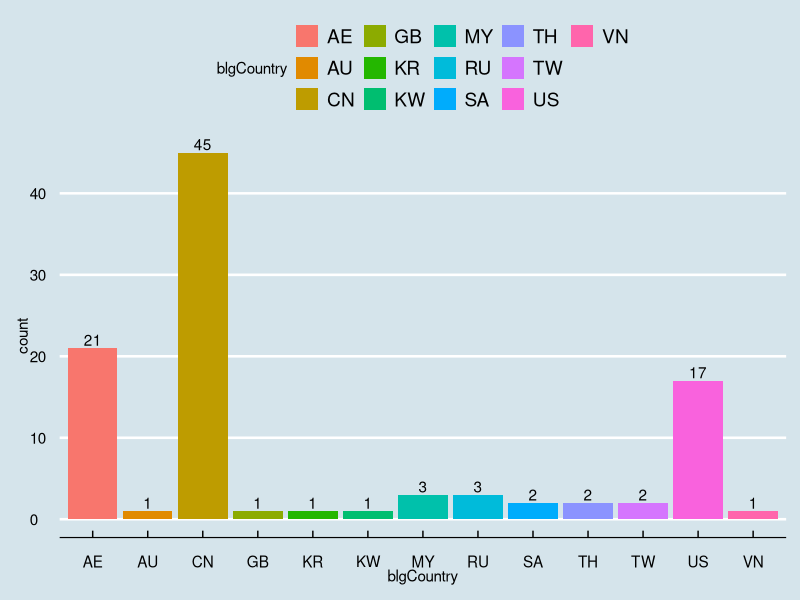

Here is the R script that generated this plot:
## ---- chunk 1
knitr::opts_chunk$set(echo = FALSE)
library(dplyr)
library(ggplot2)
library(ggthemes)
library(knitr)
## ---- chunk 2
tall100 = read.table('data/tall.txt', header=FALSE, sep='|', na.strings=(NA))
colnames(tall100) = c(
'hgtRank', 'hgtFeet', 'blgName', 'blgCity', 'blgCountry',
'blgFloor', 'blgPurpose', 'isMultiPurpose', 'forOffice', 'forResidential',
'forHotel', 'forRetail', 'yrPropose', 'yrStart', 'yrComplete',
'tmProposeStart', 'tmProposeComplete', 'tmStartComplete'
)
## ---- chunk 3
ggplot(tall100,aes(x=blgCountry,y=..count..)) + 
  geom_bar(aes(fill=blgCountry)) + 
  theme_economist() +
  geom_text(stat="count", aes(label=..count..,y=..count..),vjust=-0.2)
